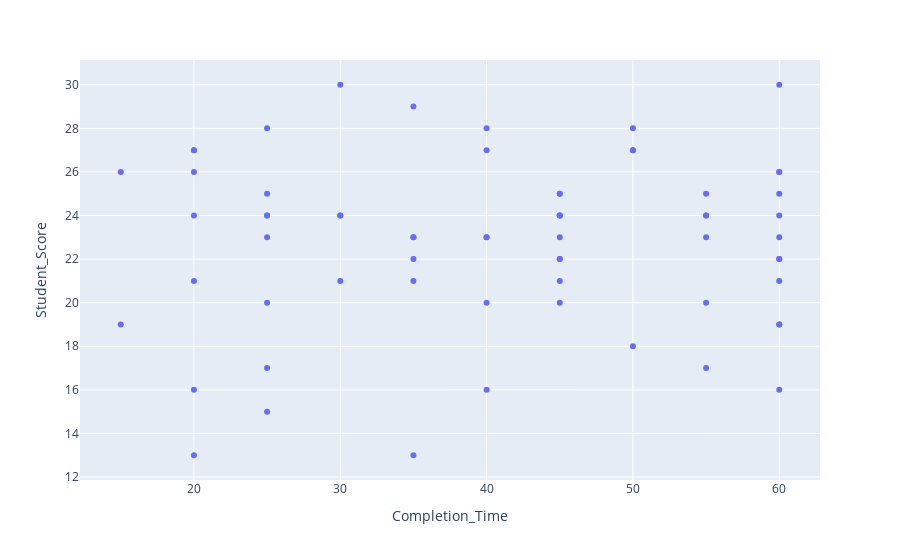

Notebook source saved alongside this figure:
### Markdown cell above
## Challenge 7

Plot the same scatter in `plotly express`

### Code cell
px.scatter(exam_df, x = "Completion_Time", y = "Student_Score")

### Figure 1 — Plotly figure (JSON) as saved in the notebook; plotly's stock layout.template omitted (floating-point values rounded to 4 significant figures)
{"data": [{"hovertemplate": "Completion_Time=%{x}<br>Student_Score=%{y}<extra></extra>", "legendgroup": "", "marker": {"color": "#636efa", "symbol": "circle"}, "mode": "markers", "name": "", "orientation": "v", "showlegend": false, "type": "scatter", "x": [20, 20, 30, 50, 55, 60, 60, 15, 20, 20, 25, 25, 35, 60, 20, 40, 45, 45, 50, 55, 60, 25, 25, 35, 40, 55, 60, 60, 60, 20, 25, 30, 35, 40, 45, 50, 55, 60, 60, 15, 25, 35, 40, 45, 45, 50, 55, 60, 25, 30, 35, 35, 40, 45, 45, 45, 60, 20, 25, 30, 40, 45, 45, 55, 60], "xaxis": "x", "y": [24, 27, 30, 18, 24, 25, 30, 26, 13, 27, 20, 24, 29, 26, 26, 23, 22, 23, 27, 23, 22, 15, 24, 13, 20, 20, 19, 21, 26, 16, 17, 24, 22, 27, 24, 27, 25, 19, 23, 19, 25, 21, 28, 24, 25, 28, 17, 22, 28, 24, 23, 23, 16, 20, 21, 25, 16, 21, 23, 21, 23, 22, 24, 24, 24], "yaxis": "y"}], "layout": {"legend": {"tracegroupgap": 0}, "margin": {"t": 60}, "xaxis": {"anchor": "y", "domain": [0, 1], "title": {"text": "Completion_Time"}}, "yaxis": {"anchor": "x", "domain": [0, 1], "title": {"text": "Student_Score"}}}}
